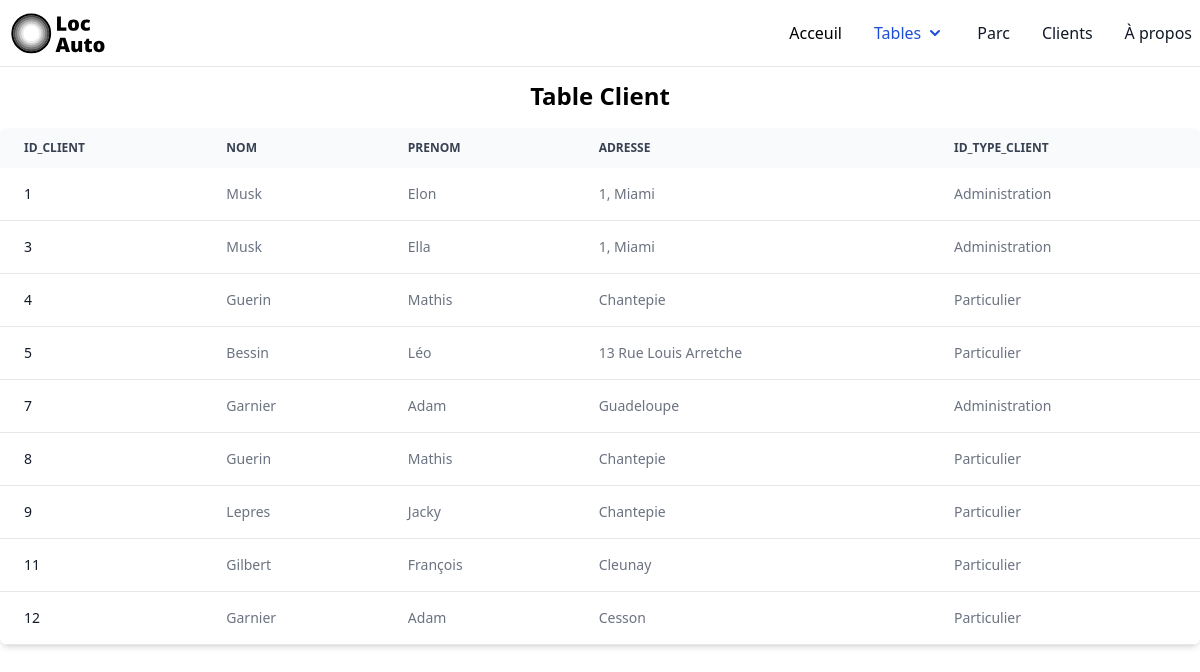
Screenshot of /views/Locauto/client.php with the database file from the repository.
### tables this page shows
CREATE TABLE `Client` (
  `id_client` int(11) NOT NULL,
  `nom` varchar(50) NOT NULL,
  `prenom` varchar(50) NOT NULL,
  `adresse` varchar(50) NOT NULL,
  `id_type_client` int(11) NOT NULL
);

CREATE TABLE `Type_client` (
  `id_type_client` int(11) NOT NULL,
  `libelle` varchar(50) NOT NULL
);

### phpFiles/tools/biblio.php (called while the page is built, shortened)
<?php
function connexionDatabase(): mysqli
{
    return new mysqli(SERVEUR, LOGIN, MDP, BD);
}
?>

### phpFiles/DAO/ClientDao.php (called while the page is built, shortened)
<?php
require_once "../../phpFiles/classes/ClientClass.php";
require_once "../../phpFiles/DAO/Type_clientDao.php";
require_once "../../phpFiles/tools/biblio.php";
class ClientDao
{
    private static ClientDao $instance;
    private $connexion;
    private function __construct()
    {
        $this->connexion = connexionDatabase();
    }
    public static function getInstance(): ClientDao
    {
        if (!isset(self::$instance)) {
            self::$instance = new ClientDao();
        }
        return self::$instance;
    }
    public function dictToObj($data): ClientClass
    {
        $DaoType_client = Type_clientDao::getInstance();
        $type_client = $DaoType_client->getObjById($data->id_type_client);
        return new ClientClass(
            $data->id_client,
            $data->nom,
            $data->prenom,
            $data->adresse,
            $type_client
        );
    }
    public function getAllObj(): array
    {
        $allObj = array();
        $request = "SELECT * FROM Client";
        $request_result = mysqli_query($this->connexion, $request);
        while ($data = mysqli_fetch_object($request_result)) {
            $allObj[] = $this->dictToObj($data);
        }
        return $allObj;
    }
}
?>

### phpFiles/DAO/Type_clientDao.php (called while the page is built, shortened)
<?php
require_once "../../phpFiles/classes/Type_clientClass.php";
require_once "../../phpFiles/tools/biblio.php";
class Type_clientDao
{
    private static Type_clientDao $instance;
    private $connexion;
    private function __construct()
    {
        $this->connexion = connexionDatabase();
    }
    public static function getInstance(): Type_clientDao
    {
        if (!isset(self::$instance)) {
            self::$instance = new Type_clientDao();
        }
        return self::$instance;
    }
    public function dictToObj($data): Type_clientClass
    {
        return new Type_clientClass($data->id_type_client, $data->libelle);
    }
    public function getObjById($id): ?Type_clientClass
    {
        $request = "SELECT * FROM Type_client WHERE id_type_client=$id";
        $request_result = mysqli_query($this->connexion, $request);
        $data = mysqli_fetch_object($request_result);
        if ($data != null) {
            return $this->dictToObj($data);
        } else {
            return null;
        }
    }
}
?>

### phpFiles/classes/ClientClass.php (called while the page is built)
<?php
require_once "../../phpFiles/classes/Type_clientClass.php";
class ClientClass
{
    private ?int $id;
    private ?string $nom;
    private ?string $prenom;
    private ?string $adresse;
    private ?Type_clientClass $type_client;
    public function __construct($id, $nom, $prenom, $adresse, $type_client)
    {
        $this->id = $id;
        $this->prenom = $prenom;
        $this->nom = $nom;
        $this->adresse = $adresse;
        $this->type_client = $type_client;
    }
    public function getId(): int
    {
        return $this->id;
    }
    public function getPrenom(): string
    {
        return $this->prenom;
    }
    public function getNom(): string
    {
        return $this->nom;
    }
    public function getAdresse(): string
    {
        return $this->adresse;
    }
    public function getType_client(): Type_clientClass
    {
        return $this->type_client;
    }
}

### phpFiles/classes/Type_clientClass.php (called while the page is built, shortened)
<?php
class Type_clientClass
{
    private ?string $libelle;
    public function __construct($id, $libelle)
    {
        $this->libelle = $libelle;
    }
    public function getLibelle(): string
    {
        return $this->libelle;
    }
}

### views/Locauto/client.php (the view, shortened to what this page needs)
<?php
include "../../phpFiles/DAO/ClientDao.php";
include "../../phpFiles/widgets/html-part.php";
$DaoClient = ClientDao::getInstance();
$allClient = $DaoClient->getAllObj();
echo '<h1 class="font font-bold text-gre-900 text-2xl py-4 flex justify-center">Table Client</h1>';
foreach ($allClient as $client) {
    echo '<tr class="bg-white border-b hover:bg-gray-50 ">
<th scope="row" class="px-6 py-4 font-medium text-gray-900 whitespace-nowrap ">' .
        $client->getId() .
        "</th>";
    echo '<td class="px-6 py-4">' . $client->getNom() . "</td>";
    echo '<td class="px-6 py-4">' . $client->getPrenom() . "</td>";
    echo '<td class="px-6 py-4">' . $client->getAdresse() . "</td>";
    echo '<td class="px-6 py-4">' .
        $client->getType_client()->getLibelle() .
        "</td></tr>";
}
?>

### rows the page displays
client: id_client "1", nom "Musk", prenom "Elon", adresse "1, Miami", id_type_client.libelle "Administration"
client: id_client "3", nom "Musk", prenom "Ella", adresse "1, Miami", id_type_client.libelle "Administration"
client: id_client "4", nom "Guerin", prenom "Mathis", adresse "Chantepie", id_type_client.libelle "Particulier"
client: id_client "5", nom "Bessin", prenom "Léo", adresse "13 Rue Louis Arretche", id_type_client.libelle "Particulier"
client: id_client "7", nom "Garnier", prenom "Adam", adresse "Guadeloupe", id_type_client.libelle "Administration"
client: id_client "8", nom "Guerin", prenom "Mathis", adresse "Chantepie", id_type_client.libelle "Particulier"
client: id_client "9", nom "Lepres", prenom "Jacky", adresse "Chantepie", id_type_client.libelle "Particulier"
client: id_client "11", nom "Gilbert", prenom "François", adresse "Cleunay", id_type_client.libelle "Particulier"
client: id_client "12", nom "Garnier", prenom "Adam", adresse "Cesson", id_type_client.libelle "Particulier"

### other values shown
$name "ID_CLIENT"
$name "NOM"
$name "PRENOM"
$name "ADRESSE"
$name "ID_TYPE_CLIENT"
